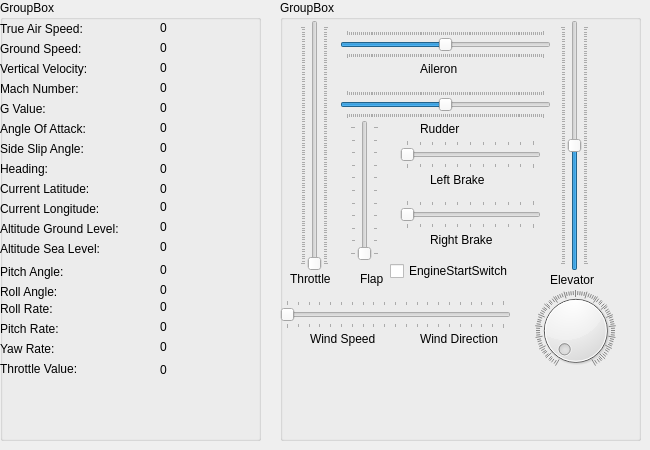
    <widget class="QWidget" name="Control">
     <attribute name="title">
      <string>Control</string>
     </attribute>
     <widget class="QGroupBox" name="groupBox">
      <property name="geometry">
       <rect>
        <x>0</x>
        <y>0</y>
        <width>261</width>
        <height>441</height>
       </rect>
      </property>
      <property name="title">
       <string>GroupBox</string>
      </property>
      <widget class="QLabel" name="label_10">
       <property name="geometry">
        <rect>
         <x>0</x>
         <y>100</y>
         <width>121</width>
         <height>17</height>
        </rect>
       </property>
       <property name="text">
        <string>G Value:</string>
       </property>
      </widget>
      <widget class="QLabel" name="label_7">
       <property name="geometry">
        <rect>
         <x>0</x>
         <y>40</y>
         <width>111</width>
         <height>17</height>
        </rect>
       </property>
       <property name="text">
        <string>Ground Speed:</string>
       </property>
      </widget>
      <widget class="QLabel" name="AngleOfAttackLabel">
       <property name="geometry">
        <rect>
         <x>160</x>
         <y>120</y>
         <width>81</width>
         <height>16</height>
        </rect>
       </property>
       <property name="text">
        <string>0</string>
       </property>
      </widget>
      <widget class="QLabel" name="TrueAirSpeedLabel">
       <property name="geometry">
        <rect>
         <x>160</x>
         <y>20</y>
         <width>81</width>
         <height>16</height>
        </rect>
       </property>
       <property name="text">
        <string>0</string>
       </property>
      </widget>
      <widget class="QLabel" name="label_19">
       <property name="geometry">
        <rect>
         <x>0</x>
         <y>160</y>
         <width>141</width>
         <height>17</height>
        </rect>
       </property>
       <property name="text">
        <string>Heading:</string>
       </property>
      </widget>
      <widget class="QLabel" name="label_6">
       <property name="geometry">
        <rect>
         <x>0</x>
         <y>20</y>
         <width>111</width>
         <height>17</height>
        </rect>
       </property>
       <property name="text">
        <string>True Air Speed:</string>
       </property>
      </widget>
      <widget class="QLabel" name="AltitudeAboveGroundLevelLabel">
       <property name="geometry">
        <rect>
         <x>160</x>
         <y>217</y>
         <width>81</width>
         <height>20</height>
        </rect>
       </property>
       <property name="text">
        <string>0</string>
       </property>
      </widget>
      <widget class="QLabel" name="CurrentLongitudeLabel">
       <property name="geometry">
        <rect>
         <x>160</x>
         <y>197</y>
         <width>81</width>
         <height>20</height>
        </rect>
       </property>
       <property name="text">
        <string>0</string>
       </property>
      </widget>
      <widget class="QLabel" name="label_22">
       <property name="geometry">
        <rect>
         <x>0</x>
         <y>220</y>
         <width>161</width>
         <height>17</height>
        </rect>
       </property>
       <property name="text">
        <string>Altitude Ground Level:</string>
       </property>
      </widget>
      <widget class="QLabel" name="MachNumberLabel">
       <property name="geometry">
        <rect>
         <x>160</x>
         <y>80</y>
         <width>81</width>
         <height>16</height>
        </rect>
       </property>
       <property name="text">
        <string>0</string>
       </property>
      </widget>
      <widget class="QLabel" name="GValueLabel">
       <property name="geometry">
        <rect>
         <x>160</x>
         <y>100</y>
         <width>81</width>
         <height>16</height>
        </rect>
       </property>
       <property name="text">
        <string>0</string>
       </property>
      </widget>
      <widget class="QLabel" name="CurrentLatitudeLabel">
       <property name="geometry">
        <rect>
         <x>160</x>
         <y>180</y>
         <width>81</width>
         <height>17</height>
        </rect>
       </property>
       <property name="text">
        <string>0</string>
       </property>
      </widget>
      <widget class="QLabel" name="label_23">
       <property name="geometry">
        <rect>
         <x>0</x>
         <y>240</y>
         <width>161</width>
         <height>17</height>
        </rect>
       </property>
       <property name="text">
        <string>Altitude Sea Level:</string>
       </property>
      </widget>
      <widget class="QLabel" name="AltitudeAboveSeaLevelLabel">
       <property name="geometry">
        <rect>
         <x>160</x>
         <y>237</y>
         <width>81</width>
         <height>20</height>
        </rect>
       </property>
       <property name="text">
        <string>0</string>
       </property>
      </widget>
      <widget class="QLabel" name="label_20">
       <property name="geometry">
        <rect>
         <x>0</x>
         <y>180</y>
         <width>141</width>
         <height>17</height>
        </rect>
       </property>
       <property name="text">
        <string>Current Latitude:</string>
       </property>
      </widget>
      <widget class="QLabel" name="label_12">
       <property name="geometry">
        <rect>
         <x>0</x>
         <y>140</y>
         <width>121</width>
         <height>17</height>
        </rect>
       </property>
       <property name="text">
        <string>Side Slip Angle:</string>
       </property>
      </widget>
      <widget class="QLabel" name="HeadingLabel">
       <property name="geometry">
        <rect>
         <x>160</x>
         <y>160</y>
         <width>81</width>
         <height>17</height>
        </rect>
       </property>
       <property name="text">
        <string>0</string>
       </property>
      </widget>
      <widget class="QLabel" name="label_21">
       <property name="geometry">
        <rect>
         <x>0</x>
         <y>200</y>
         <width>141</width>
         <height>17</height>
        </rect>
       </property>
       <property name="text">
        <string>Current Longitude:</string>
       </property>
      </widget>
      <widget class="QLabel" name="GroundSpeedLabel">
       <property name="geometry">
        <rect>
         <x>160</x>
         <y>40</y>
         <width>81</width>
         <height>16</height>
        </rect>
       </property>
       <property name="text">
        <string>0</string>
       </property>
      </widget>
      <widget class="QLabel" name="label_11">
       <property name="geometry">
        <rect>
         <x>0</x>
         <y>120</y>
         <width>121</width>
         <height>17</height>
        </rect>
       </property>
       <property name="text">
        <string>Angle Of Attack:</string>
       </property>
      </widget>
      <widget class="QLabel" name="label_8">
       <property name="geometry">
        <rect>
         <x>0</x>
         <y>60</y>
         <width>121</width>
         <height>17</height>
        </rect>
       </property>
       <property name="text">
        <string>Vertical Velocity:</string>
       </property>
      </widget>
      <widget class="QLabel" name="VerticalVelocityLabel">
       <property name="geometry">
        <rect>
         <x>160</x>
         <y>60</y>
         <width>81</width>
         <height>16</height>
        </rect>
       </property>
       <property name="text">
        <string>0</string>
       </property>
      </widget>
      <widget class="QLabel" name="label_9">
       <property name="geometry">
        <rect>
         <x>0</x>
         <y>80</y>
         <width>121</width>
         <height>17</height>
        </rect>
       </property>
       <property name="text">
        <string>Mach Number:</string>
       </property>
      </widget>
      <widget class="QLabel" name="SideSlipAngleLabel">
       <property name="geometry">
        <rect>
         <x>160</x>
         <y>140</y>
         <width>81</width>
         <height>16</height>
        </rect>
       </property>
       <property name="text">
        <string>0</string>
       </property>
      </widget>
      <widget class="QLabel" name="label_24">
       <property name="geometry">
        <rect>
         <x>0</x>
         <y>263</y>
         <width>161</width>
         <height>17</height>
        </rect>
       </property>
       <property name="text">
        <string>Pitch Angle:</string>
       </property>
      </widget>
      <widget class="QLabel" name="PitchLevelLabel">
       <property name="geometry">
        <rect>
         <x>160</x>
         <y>260</y>
         <width>81</width>
         <height>20</height>
        </rect>
       </property>
       <property name="text">
        <string>0</string>
       </property>
      </widget>
      <widget class="QLabel" name="label_25">
       <property name="geometry">
        <rect>
         <x>0</x>
         <y>283</y>
         <width>161</width>
         <height>17</height>
        </rect>
       </property>
       <property name="text">
        <string>Roll Angle:</string>
       </property>
      </widget>
      <widget class="QLabel" name="RollLevelLabel">
       <property name="geometry">
        <rect>
         <x>160</x>
         <y>280</y>
         <width>81</width>
         <height>20</height>
        </rect>
       </property>
       <property name="text">
        <string>0</string>
       </property>
      </widget>
      <widget class="QLabel" name="label_26">
       <property name="geometry">
        <rect>
         <x>0</x>
         <y>300</y>
         <width>161</width>
         <height>17</height>
        </rect>
       </property>
       <property name="text">
        <string>Roll Rate:</string>
       </property>
      </widget>
      <widget class="QLabel" name="PhiDotLabel">
       <property name="geometry">
        <rect>
         <x>160</x>
         <y>297</y>
         <width>81</width>
         <height>20</height>
        </rect>
       </property>
       <property name="text">
        <string>0</string>
       </property>
      </widget>
      <widget class="QLabel" name="label_27">
       <property name="geometry">
        <rect>
         <x>0</x>
         <y>320</y>
         <width>161</width>
         <height>17</height>
        </rect>
       </property>
       <property name="text">
        <string>Pitch Rate:</string>
       </property>
      </widget>
      <widget class="QLabel" name="ThetaDotLabel">
       <property name="geometry">
        <rect>
         <x>160</x>
         <y>317</y>
         <width>81</width>
         <height>20</height>
        </rect>
       </property>
       <property name="text">
        <string>0</string>
       </property>
      </widget>
      <widget class="QLabel" name="label_28">
       <property name="geometry">
        <rect>
         <x>0</x>
         <y>340</y>
         <width>161</width>
         <height>17</height>
        </rect>
       </property>
       <property name="text">
        <string>Yaw Rate:</string>
       </property>
      </widget>
      <widget class="QLabel" name="PsiDotLabel">
       <property name="geometry">
        <rect>
         <x>160</x>
         <y>337</y>
         <width>81</width>
         <height>20</height>
        </rect>
       </property>
       <property name="text">
        <string>0</string>
       </property>
      </widget>
      <widget class="QLabel" name="label_29">
       <property name="geometry">
        <rect>
         <x>0</x>
         <y>360</y>
         <width>161</width>
         <height>17</height>
        </rect>
       </property>
       <property name="text">
        <string>Throttle Value:</string>
       </property>
      </widget>
      <widget class="QLabel" name="throttleVal">
       <property name="geometry">
        <rect>
         <x>160</x>
         <y>360</y>
         <width>81</width>
         <height>20</height>
        </rect>
       </property>
       <property name="text">
        <string>0</string>
       </property>
      </widget>
     </widget>
     <widget class="QGroupBox" name="AileronCommand_2">
      <property name="geometry">
       <rect>
        <x>280</x>
        <y>0</y>
        <width>361</width>
        <height>441</height>
       </rect>
      </property>
      <property name="title">
       <string>GroupBox</string>
      </property>
      <widget class="QSlider" name="ThrottleCommand">
       <property name="geometry">
        <rect>
         <x>20</x>
         <y>20</y>
         <width>29</width>
         <height>251</height>
        </rect>
       </property>
       <property name="maximum">
        <number>1000</number>
       </property>
       <property name="orientation">
        <enum>Qt::Vertical</enum>
       </property>
       <property name="tickPosition">
        <enum>QSlider::TicksBothSides</enum>
       </property>
      </widget>
      <widget class="QSlider" name="AileronCommand">
       <property name="geometry">
        <rect>
         <x>60</x>
         <y>30</y>
         <width>211</width>
         <height>29</height>
        </rect>
       </property>
       <property name="minimum">
        <number>0</number>
       </property>
       <property name="maximum">
        <number>1000</number>
       </property>
       <property name="sliderPosition">
        <number>500</number>
       </property>
       <property name="orientation">
        <enum>Qt::Horizontal</enum>
       </property>
       <property name="tickPosition">
        <enum>QSlider::TicksBothSides</enum>
       </property>
      </widget>
      <widget class="QSlider" name="RudderCommand">
       <property name="geometry">
        <rect>
         <x>60</x>
         <y>90</y>
         <width>211</width>
         <height>29</height>
        </rect>
       </property>
       <property name="minimum">
        <number>0</number>
       </property>
       <property name="maximum">
        <number>1000</number>
       </property>
       <property name="sliderPosition">
        <number>500</number>
       </property>
       <property name="orientation">
        <enum>Qt::Horizontal</enum>
       </property>
       <property name="tickPosition">
        <enum>QSlider::TicksBothSides</enum>
       </property>
      </widget>
      <widget class="QSlider" name="ElevatorCommand">
       <property name="geometry">
        <rect>
         <x>280</x>
         <y>20</y>
         <width>29</width>
         <height>251</height>
        </rect>
       </property>
       <property name="minimum">
        <number>0</number>
       </property>
       <property name="maximum">
        <number>1000</number>
       </property>
       <property name="sliderPosition">
        <number>500</number>
       </property>
       <property name="orientation">
        <enum>Qt::Vertical</enum>
       </property>
       <property name="tickPosition">
        <enum>QSlider::TicksBothSides</enum>
       </property>
      </widget>
      <widget class="QLabel" name="label_31">
       <property name="geometry">
        <rect>
         <x>10</x>
         <y>270</y>
         <width>61</width>
         <height>17</height>
        </rect>
       </property>
       <property name="text">
        <string>Throttle</string>
       </property>
      </widget>
      <widget class="QLabel" name="label_32">
       <property name="geometry">
        <rect>
         <x>270</x>
         <y>270</y>
         <width>61</width>
         <height>20</height>
        </rect>
       </property>
       <property name="text">
        <string>Elevator</string>
       </property>
      </widget>
      <widget class="QLabel" name="label_33">
       <property name="geometry">
        <rect>
         <x>140</x>
         <y>60</y>
         <width>51</width>
         <height>17</height>
        </rect>
       </property>
       <property name="text">
        <string>Aileron</string>
       </property>
      </widget>
      <widget class="QLabel" name="label_34">
       <property name="geometry">
        <rect>
         <x>140</x>
         <y>120</y>
         <width>51</width>
         <height>17</height>
        </rect>
       </property>
       <property name="text">
        <string>Rudder</string>
       </property>
      </widget>
      <widget class="QSlider" name="FlapCommand">
       <property name="geometry">
        <rect>
         <x>70</x>
         <y>120</y>
         <width>29</width>
         <height>141</height>
        </rect>
       </property>
       <property name="maximum">
        <number>100</number>
       </property>
       <property name="orientation">
        <enum>Qt::Vertical</enum>
       </property>
       <property name="tickPosition">
        <enum>QSlider::TicksBothSides</enum>
       </property>
      </widget>
      <widget class="QLabel" name="label_35">
       <property name="geometry">
        <rect>
         <x>80</x>
         <y>270</y>
         <width>31</width>
         <height>17</height>
        </rect>
       </property>
       <property name="text">
        <string>Flap</string>
       </property>
      </widget>
      <widget class="QSlider" name="LeftBrakeCommand">
       <property name="geometry">
        <rect>
         <x>120</x>
         <y>140</y>
         <width>141</width>
         <height>29</height>
        </rect>
       </property>
       <property name="minimum">
        <number>0</number>
       </property>
       <property name="maximum">
        <number>100</number>
       </property>
       <property name="orientation">
        <enum>Qt::Horizontal</enum>
       </property>
       <property name="tickPosition">
        <enum>QSlider::TicksBothSides</enum>
       </property>
      </widget>
      <widget class="QSlider" name="RightBrakeCommand">
       <property name="geometry">
        <rect>
         <x>120</x>
         <y>200</y>
         <width>141</width>
         <height>29</height>
        </rect>
       </property>
       <property name="minimum">
        <number>0</number>
       </property>
       <property name="maximum">
        <number>100</number>
       </property>
       <property name="orientation">
        <enum>Qt::Horizontal</enum>
       </property>
       <property name="tickPosition">
        <enum>QSlider::TicksBothSides</enum>
       </property>
      </widget>
      <widget class="QLabel" name="label_36">
       <property name="geometry">
        <rect>
         <x>150</x>
         <y>170</y>
         <width>71</width>
         <height>20</height>
        </rect>
       </property>
       <property name="text">
        <string>Left Brake</string>
       </property>
      </widget>
      <widget class="QLabel" name="label_37">
       <property name="geometry">
        <rect>
         <x>150</x>
         <y>230</y>
         <width>81</width>
         <height>20</height>
        </rect>
       </property>
       <property name="text">
        <string>Right Brake</string>
       </property>
      </widget>
      <widget class="QCheckBox" name="EngineStartSwitch">
       <property name="geometry">
        <rect>
         <x>110</x>
         <y>260</y>
         <width>171</width>
         <height>22</height>
        </rect>
       </property>
       <property name="text">
        <string>EngineStartSwitch</string>
       </property>
      </widget>
      <widget class="QSlider" name="WindSpeedSlider">
       <property name="geometry">
        <rect>
         <x>0</x>
         <y>300</y>
         <width>231</width>
         <height>29</height>
        </rect>
       </property>
       <property name="maximum">
        <number>200</number>
       </property>
       <property name="orientation">
        <enum>Qt::Horizontal</enum>
       </property>
       <property name="tickPosition">
        <enum>QSlider::TicksBothSides</enum>
       </property>
      </widget>
      <widget class="QDial" name="WindDirectionSlider">
       <property name="geometry">
        <rect>
         <x>240</x>
         <y>290</y>
         <width>111</width>
         <height>81</height>
        </rect>
       </property>
       <property name="maximum">
        <number>359</number>
       </property>
       <property name="notchesVisible">
        <bool>true</bool>
       </property>
      </widget>
      <widget class="QLabel" name="label_2">
       <property name="geometry">
        <rect>
         <x>30</x>
         <y>330</y>
         <width>91</width>
         <height>17</height>
        </rect>
       </property>
       <property name="text">
        <string>Wind Speed</string>
       </property>
      </widget>
      <widget class="QLabel" name="label_3">
       <property name="geometry">
        <rect>
         <x>140</x>
         <y>330</y>
         <width>111</width>
         <height>17</height>
        </rect>
       </property>
       <property name="text">
        <string>Wind Direction</string>
       </property>
      </widget>
     </widget>
    </widget>
